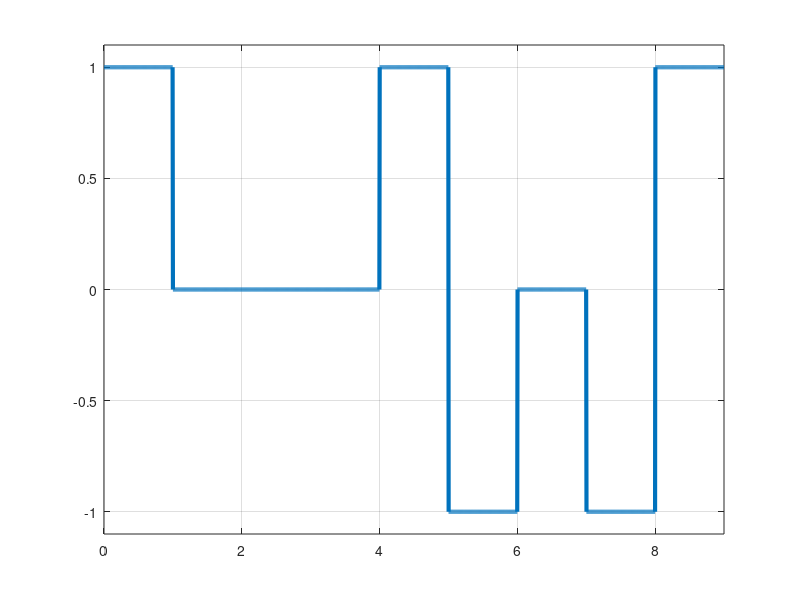

This chart was generated by the following MATLAB code:
in_bits = [1 0 0 0 0 0 0 0 0];
bitrate = 1;
count_zero = 0;
bits = zeros(1,length(in_bits));
voltage = 1;

%% Substitution
for i = 1:length(in_bits)
    if in_bits(i)==0
        bits(i)=0;
        count_zero = count_zero + 1;
    else
        bits(i)=1;
        count_zero=0;
    end
    if count_zero==8
        bits(i-4) = 'V';
        bits(i-3) = 'B';
        bits(i-1) = 'V';
        bits(i) = 'B';
        count_zero = 0;
    end
end

T = length(bits)/bitrate;
n = 200;
N = n*length(bits);
dt = T/(N-1);
t = 0:dt:T;
signal = zeros(1,length(t));

%% B8ZS
pre_value = -voltage;

for i = 0:length(bits)-1
    if bits(i+1)=='B'
        signal(i*n+1:(i+1)*n) = -pre_value;
        pre_value = -pre_value;
    elseif bits(i+1)=='V'
        signal(i*n+1:(i+1)*n) = pre_value;
    elseif bits(i+1) == 0
        signal(i*n+1:(i+1)*n) = 0;
    else
        signal(i*n+1:(i+1)*n) = -pre_value;
        pre_value = -pre_value;
    end
end

figure;
plot(t,signal,'LineWidth',3);
axis([0 t(end) -1.1 1.1])
grid on;

%% Demodulation
num_of_bits = T*bitrate;
out_bits = zeros(1,num_of_bits);
same_value = 0;
track_sig_pos = 0;
track_one_pos = 0;

m = length(signal)/num_of_bits;

j = 1;

for k=1:m:length(signal)
    if k == track_sig_pos + m
        continue;
    end
    if signal(k)==0
        out_bits(j) = 0;
    else
        if signal(k)==same_value && j==track_one_pos+2
            out_bits(j-3:j+1)=0;
            track_sig_pos = k;
            same_value = 0;
            j = j+2;
        else
            out_bits(j)=1;
            track_one_pos = j;
            same_value = signal(k);
        end
    end
    j++;
end

disp(out_bits);